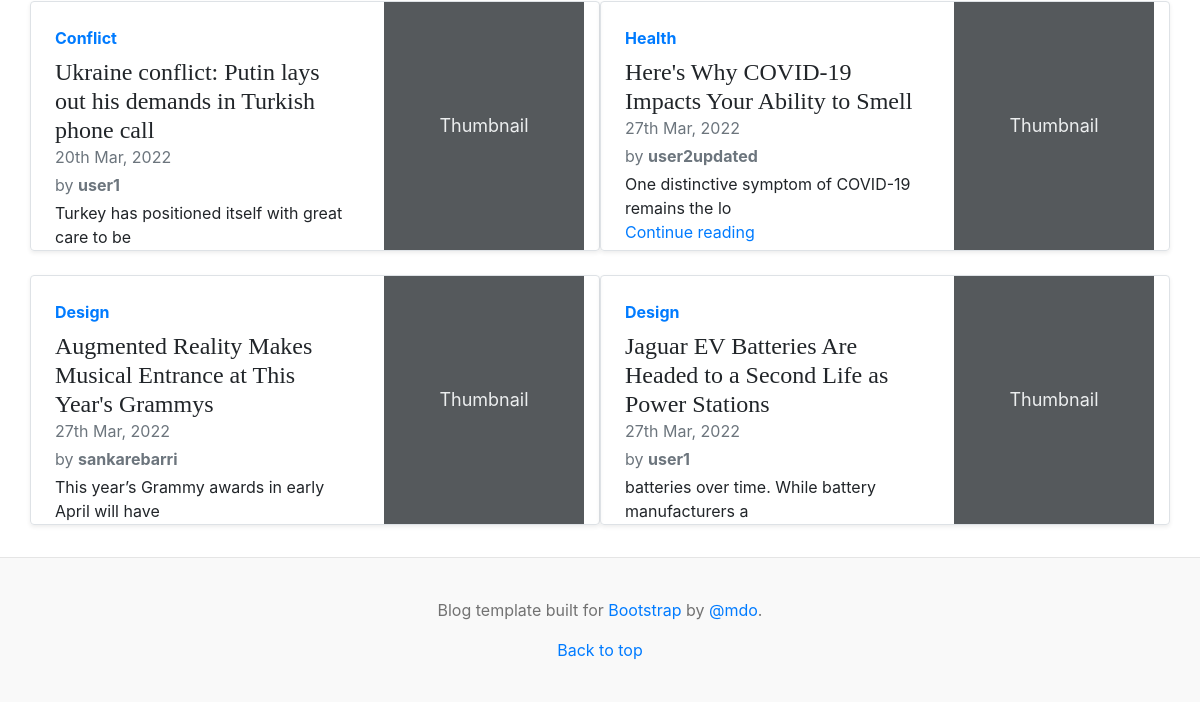
/ (lower part), run on an earlier commit of the app's database.
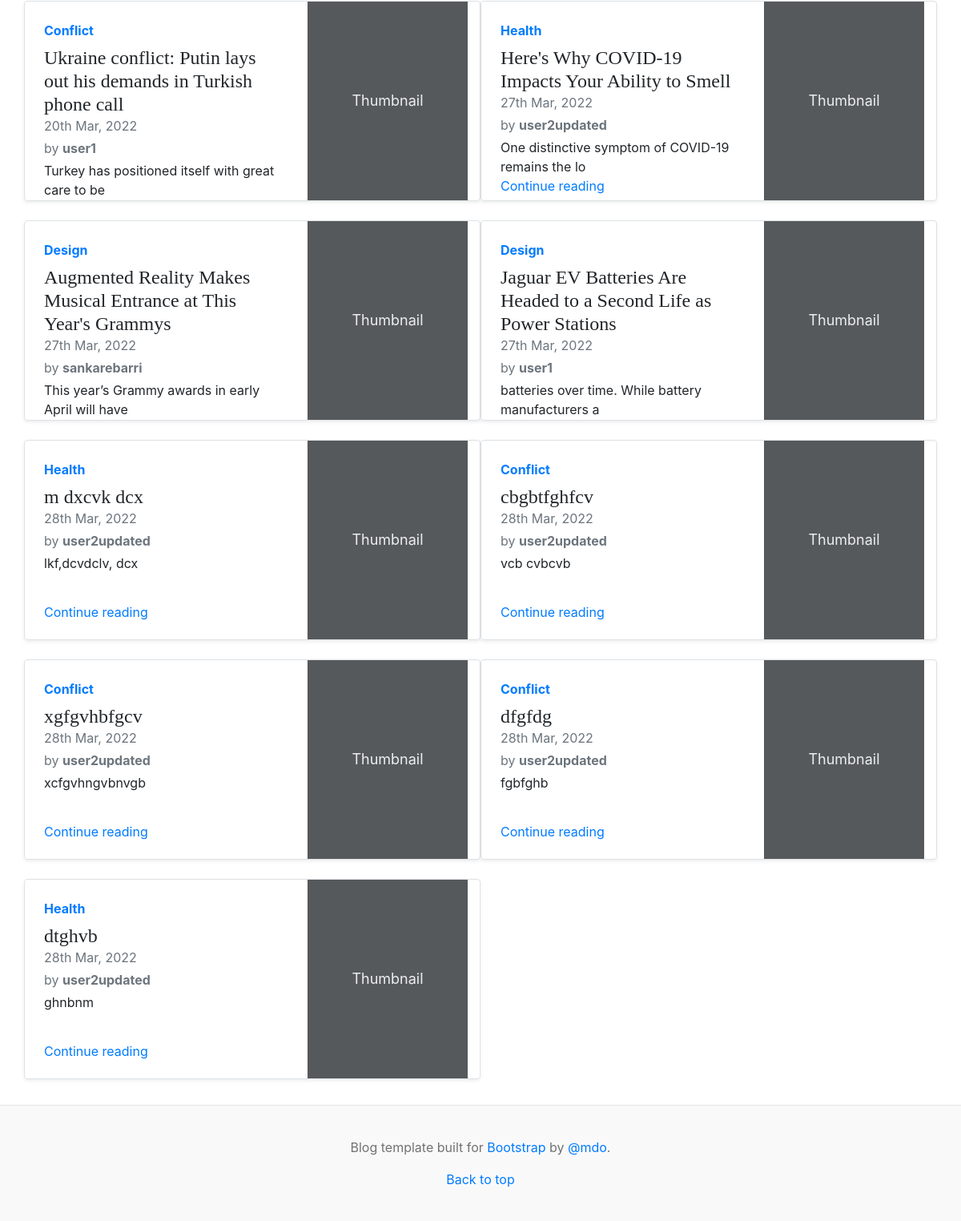
And on a later commit of the database.
### home/models.py (models this page shows, shortened)
class BlogDetails(models.Model):
    category = models.ForeignKey(Category, on_delete=models.CASCADE)
    title = models.TextField()
    content = models.TextField()
    author = models.ForeignKey(User, on_delete=models.CASCADE)
    published_date = models.DateTimeField(auto_now_add=True)
    content_image = models.ImageField(upload_to='article_img', blank=True)

class Category(models.Model):
    category = models.CharField(max_length=20)
    def __str__(self):
        return self.category

### home/views.py (the view)
# urls.py: 2. Add a URL to urlpatterns:  path('', views.home, name='home')
def home(request):
    context = {
        'posts': BlogDetails.objects.all()
    }
    return render(request, 'home/home.html', context)

### templates/home/home.html (shortened to what this page needs)
{% extends 'base.html'%}
{% block content %}
<main class="container">
  <div class="row mb-2">
    {% for post in posts %}
    <div class="col-md-6">
      <div class="row g-0 border rounded overflow-hidden flex-md-row mb-4 shadow-sm h-md-250 position-relative">
        <div class="col p-4 d-flex flex-column position-static">
          <strong class="d-inline-block mb-2 text-primary">{{ post.category }}</strong>
          <h4 class="mb-0">{{ post.title }}</h4>
          <div class="mb-1 text-muted">{{ post.published_date|date:'dS M, Y' }}</div>
          <div class="mb-1 text-muted">by <b>{{ post.author }}</b></div>
          <p class="card-text mb-auto">{{ post.content|slice:":50" }}</p>
          <a href="{% url 'article' post.id %}" class="stretched-link">Continue reading</a>
        </div>
        <div class="col-auto d-none d-lg-block">
          <svg class="bd-placeholder-img" width="200" height="250" xmlns="http://www.w3.org/2000/svg" role="img" aria-label="Placeholder: Thumbnail" preserveAspectRatio="xMidYMid slice" focusable="false"><title>Placeholder</title><rect width="100%" height="100%" fill="#55595c"/><text x="50%" y="50%" fill="#eceeef" dy=".3em">Thumbnail</text></svg>
        </div>
      </div>
    </div>
    {% endfor %}
  </div>
</main>
{% endblock %}

What changed in the data, as far as the page shows it:
added BlogDetails: category "Health", title "m dxcvk dcx", published_date "28th Mar, 2022", author "user2updated", content "lkf,dcvdclv, dcx"
added BlogDetails: category "Conflict", title "cbgbtfghfcv", published_date "28th Mar, 2022", author "user2updated", content "vcb cvbcvb"
added BlogDetails: category "Conflict", title "xgfgvhbfgcv", published_date "28th Mar, 2022", author "user2updated", content "xcfgvhngvbnvgb"
added BlogDetails: category "Conflict", title "dfgfdg", published_date "28th Mar, 2022", author "user2updated", content "fgbfghb"
added BlogDetails: category "Health", title "dtghvb", published_date "28th Mar, 2022", author "user2updated", content "ghnbnm"
